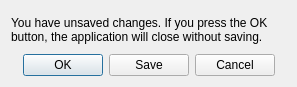
<?xml version="1.0" encoding="UTF-8"?>
<ui version="4.0">
 <class>CloseDialog</class>
 <widget class="QDialog" name="CloseDialog">
  <property name="geometry">
   <rect>
    <x>0</x>
    <y>0</y>
    <width>297</width>
    <height>87</height>
   </rect>
  </property>
  <property name="windowTitle">
   <string>Close?</string>
  </property>
  <layout class="QVBoxLayout" name="verticalLayout">
   <item>
    <widget class="QLabel" name="label">
     <property name="text">
      <string>You have unsaved changes. If you press the OK button, the application will close without saving.</string>
     </property>
     <property name="wordWrap">
      <bool>true</bool>
     </property>
    </widget>
   </item>
   <item>
    <widget class="QDialogButtonBox" name="buttonBox">
     <property name="orientation">
      <enum>Qt::Horizontal</enum>
     </property>
     <property name="standardButtons">
      <set>QDialogButtonBox::Cancel|QDialogButtonBox::Ok|QDialogButtonBox::Save</set>
     </property>
     <property name="centerButtons">
      <bool>true</bool>
     </property>
    </widget>
   </item>
  </layout>
 </widget>
 <resources/>
 <connections>
  <connection>
   <sender>buttonBox</sender>
   <signal>accepted()</signal>
   <receiver>CloseDialog</receiver>
   <slot>accept()</slot>
   <hints>
    <hint type="sourcelabel">
     <x>248</x>
     <y>254</y>
    </hint>
    <hint type="destinationlabel">
     <x>157</x>
     <y>274</y>
    </hint>
   </hints>
  </connection>
  <connection>
   <sender>buttonBox</sender>
   <signal>rejected()</signal>
   <receiver>CloseDialog</receiver>
   <slot>reject()</slot>
   <hints>
    <hint type="sourcelabel">
     <x>316</x>
     <y>260</y>
    </hint>
    <hint type="destinationlabel">
     <x>286</x>
     <y>274</y>
    </hint>
   </hints>
  </connection>
 </connections>
</ui>
